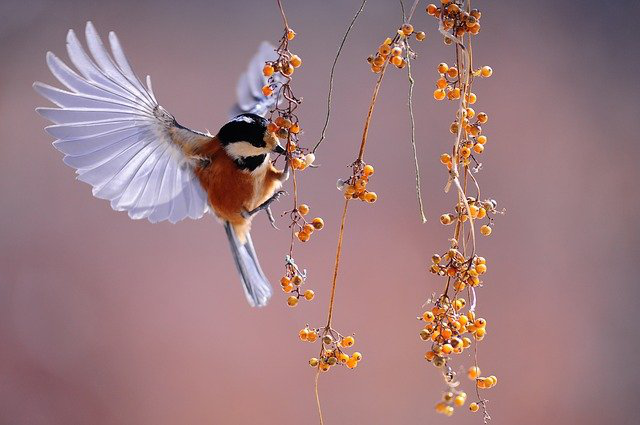
#> input picture Image Processing Programming/image file/bird.png, 640 x 425 px, found by its file name
$ jupyter execute --allow-errors IPP-2022-1-lab-04.ipynb
#> lines starting #> are read from the running program, lines starting #| are printed output that depends on the picture; after the words box and inside, x2 and y2 are one past the last pixel; in counts of white or black regions, pixels touching at a corner belong together
<h1 align='center'> 영상처리 프로그래밍 실습 4</h1>

<h6 align='right'> 2022. 3. 31. </h6>

<div class="alert alert-block alert-info">

- 파일 이름에서 00000000을 자신의 학번으로, name을 자신의 이름으로 수정하세요.

- 다음 줄에 자신의 이름, 학번, 학과(전공)을 적으세요.

* 이름: 김성문  &nbsp;&nbsp;          학번: 20175115   &nbsp;&nbsp;         학과(전공): 빅데이터전공


</div>

- JupyterLab 문서의 최신 버전은 [JupyterLab Documentation](https://jupyterlab.readthedocs.io/en/stable/index.html#/)을  참고하라

- Markdown은 [Markdown Guide](https://www.markdownguide.org/)를 참고하라.
- [Markdown Cheat Sheet](https://www.markdownguide.org/cheat-sheet/)

* 제출 마감: 4월 6일 (수) 오후 6:00까지 최종본을 SmartLEAD제출

[cell 1]
import cv2
import matplotlib.pyplot as plt
import matplotlib.image as mpimg

import numpy as np
print("OpenCV version", cv2.__version__)
print("NumPy version", np.__version__)

## 지난 주 예제 8.

[cell 2]
white = (255, 255, 255)
img = cv2.imread("bird.png")
#> img is the input picture: shape (425, 640, 3); mean B, G, R 128.3, 123.7, 156.4

pt1 = np.array([30, 30])
rect = [300, 200]
img_a = img.copy()
cv2.rectangle(img_a, pt1, rect, white, cv2.LINE_4)
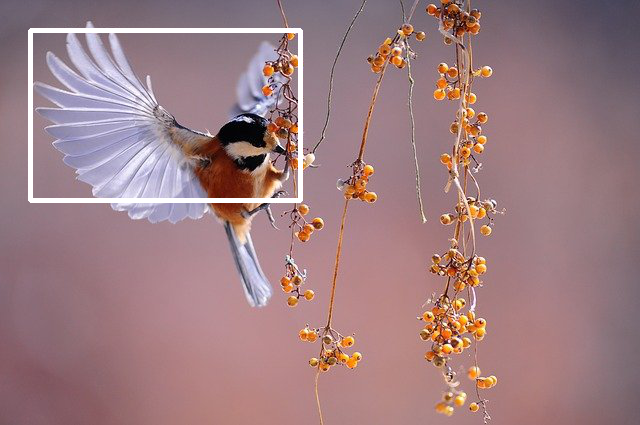
#> img_a: shape (425, 640, 3); 1.61% of pixels changed, all inside (x1, y1, x2, y2) = (28, 28, 303, 203)

cropped_img = img[pt1[0]:pt1[0]+rect[1],pt1[1]:pt1[1]+rect[0],:]
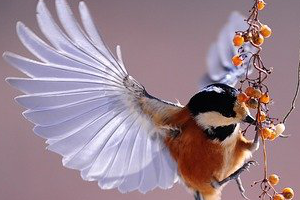
#> cropped_img: shape (200, 300, 3); mean B, G, R 144.7, 133, 155.3
cv2.imshow("Cropped", cropped_img)
cv2.imshow("Image", img_a)

while cv2.waitKey(0) != ord('q'):
#> (key q is pressed here)
    pass

cv2.destroyAllWindows()

## 지난 주 문제 1.

예제 8의 프로그램을 다음과 같이 수정하라.

1. 'Image' 윈도우에서 마우스 왼쪽 버튼을 클릭하면 그 위치가 하얀색 창의 왼쪽 위 꼭지점의 좌표를 지정하게 되고, 흰색 창의 크기가 변하고 흰색 창에 포함된 영상이 'Cropped' 윈도우에 표시된다.

2. 'Image' 윈도우에서 마우스 오른쪽 버튼을 클릭하면 그 위치가 하얀색 창의 오른쪽 아래 꼭지점의 좌표를 지정하게 되고, 흰색 창의 크기가 변하고 흰색 창에 포함된 영상이 'Cropped' 윈도우에 표시된다.

3. 'Cropped' 윈도우에서 왼쪽 마우스 버튼을 클릭하면 사용자에게 저장할 파일 이름을 입력받아서 'Cropped' 윈도우에 표시된 영상 부분을 별도의 파일로 저장한다.

[cell 3]
# [37 lines left out: functions onMouseClick, saveCroppedImage, not called in this run]

white = (255, 255, 255)
img = cv2.imread("bird.png")

UNCLICKED = 0
LUP = 1
RUP = 2
clicked = UNCLICKED    # 아무것도 안 눌린 상태

# 초기위치
pt1 = np.array([img.shape[1]//4, img.shape[0]//4]) # (x, y)
#> pt1 = [160, 106]
pt2 = np.array([-img.shape[1]//4, -img.shape[0]//4])
#> pt2 = [-160, -107]


img_a = img.copy()

#cv2.namedWindow("Image", cv2.WINDOW_GUI_NORMAL)
cv2.namedWindow("Cropped", cv2.WINDOW_GUI_NORMAL)      # NORMAL은 tool bar가 없어짐
cv2.imshow("Image", img_a)

cv2.setMouseCallback("Image", onMouseClick)
cv2.setMouseCallback("Cropped", saveCroppedImage)
while cv2.waitKey(0) != ord('q'):
#> (key q is pressed here)
    pass


cv2.destroyAllWindows()

## NumPy의 다차원 배열의 axis 이해하기

[cell 4]
arr = np.arange(1, 121, 2)
arr.shape

[cell 5]
arr

[cell 6]
arr.shape

- arr을 shape이 (3, 4, 5)인 배열의 view를 arr3라 하고, arr3를 만들어라.

[cell 7]
arr3 = arr.reshape(-1,4,5)    # shape정보만 들어있고 arr의 데이터를 참조
arr3

[cell 8]
arr2 = np.copy(arr)
arr2

[cell 9]
arr[0] = 200
arr3

[cell 10]
arr2   # copy를 이용하여 만들었기 때문에 arr이 변해도 변화 X
arr2 = arr2.reshape(3,4,5)
arr2

- np.sum() 함수를 이용하여 61, 63, 65, 67, 69의 합 325 구하기

[cell 11]
np.sum(arr3, axis = 2) # axis 방향으로 더함

[cell 12]
np.sum(arr3, 2)[1, 2]

- np.sum() 함수를 이용하여 47, 57, 67, 77의 합 248 구하기

[cell 13]
np.sum(arr3, 1)

[cell 14]
np.sum(arr3, 1)[1, 3]

- np.sum() 함수를 이용하여 15, 55, 95의 합 165 구하기

[cell 15]
np.sum(arr3, 0)

[cell 16]
np.sum(arr3, 0)[1, 2]

# NumPy ndarray 객체 구조 이해

### NumPy 데이터 타입 이해
```
getsizeof(...)
    getsizeof(object [, default]) -> int

    Return the size of object in bytes.
```

#> (a cell that did not finish here is left out)

## 예제 1.
sys.getsizeof() 함수를 사용하여 ndarray의 원소의 개수에 따른 객체의 크기 확인하기

[cell 18]
import sys

[cell 19]
def info_array(arr):
    print(arr)
    print("dtype:", arr.dtype)
    print("size:", sys.getsizeof(arr))
    print("id:", id(arr))

#### 1.1 빈 ndarray 객체의 크기는 얼마인가?

[cell 20]
empty_array = np.array([])
info_array(empty_array)

#### 1.2 ndarray의 dtype에 따른 ndarray 객체의 크기 살펴 보기

[cell 21]
# 8bit = 1byte
i32_array = np.arange(4, dtype=np.int16)
info_array(i32_array)  # 기본 104바이트에 8바이트를 더함

[cell 22]
#32-bit integer
i32_array = np.arange(4, dtype= np.int32)
info_array(i32_array)  # 104byte + 16byte = 120byte

[cell 23]
#64-bit integer
i64_array = np.arange(4, dtype=np.int64)
info_array(i64_array)   # 104byte + 32byte = 136byte

[cell 24]
#8-bit unsigned integer
u8_array = np.arange(4, dtype= np.uint8)
info_array(u8_array)    # 104byte + 8byte = 108byte

[cell 25]
#16-bit floating
f16_array = np.arange(4, dtype=np.float16)
info_array(f16_array)

[cell 26]
#32-bit floating
f32_array = np.arange(4, dtype=np.float32)
info_array(f32_array)

[cell 27]
#64-bit floating
f64_array = np.arange(4, dtype=np.float64)
info_array(f64_array)

## 예제 2.
sys.getsizeof() 함수를 사용하여 ndarray의 원소의 개수에 따른 객체의 크기 확인하기cv

## 예제 3.
sys.getsizeof() 함수를 사용하여 ndarray와 view 객체의 크기 확인하기

[cell 28]
x = np.arange(24)
y = x.reshape(2,3,4)
y

[cell 29]
x.size, y.size  # 원소의 개수

[cell 30]
y

[cell 31]
info_array(x)  # 104+96

[cell 32]
info_array(y)  # reshape으로 만들어진 array는 empty array와 같다. 데이터는 참조를 한다

[cell 33]
a1 = np.array([])
a2 = np.array([[]])
a3 = np.array([[[]]])

[cell 34]
a1.shape, a2.shape, a3.shape

[cell 35]
info_array(a1)

[cell 36]
info_array(a2)  # +16byte

[cell 37]
info_array(a3)  # +16byte

[cell 38]
info_array(x[10:15])  # 1차원 빈 array의 size와 같다

[cell 39]
x[10:15]   # 빈 껍데기 객체에 다른 배열의 데이터를 참조

[cell 40]
x1 = x[10:15]
x1

[cell 41]
x1[0] += 100
x1

[cell 42]
x    # 참조되던 데이터가 변함

### NumPy view를 이용한 image cropping

[cell 43]
img = plt.imread('bird.png')
#> img: shape (425, 640, 4) float32
plt.imshow(img)

[cell 44]
img_cropped = img[100:200,100:200,::]
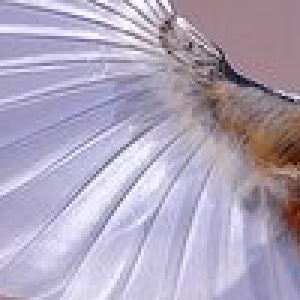
#> img_cropped: shape (100, 100, 4) float32 (shown 3 times larger); mean R, G, B, A 0.687, 0.648, 0.735, 1
plt.imshow(img_cropped)

[cell 45]
sys.getsizeof(img), sys.getsizeof(img_cropped)  # 빈 껍데기이기 때문에 size가 작음. 메모리 효율 up
#> Out = (4352144, 144)

[cell 46]
img.shape
#> Out = (425, 640, 4)

[cell 47]
sys.getsizeof(img)
#> Out = 4352144

[cell 48]
sys.getsizeof(cropped_img)
#> Out = 144

[cell 49]
sys.getsizeof(np.array([])), sys.getsizeof(np.array([[]])), sys.getsizeof(np.array([[[]]]))

[cell 50]
img1 = img[100:200,100:200,:]
print(id(img1))
#| 139748705800464
img2 = img[200:300,200:300,:]
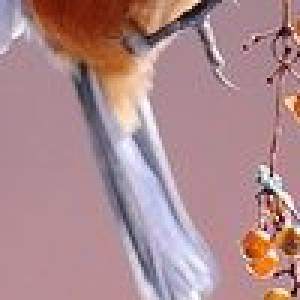
#> img2: shape (100, 100, 4) float32 (shown 3 times larger); mean R, G, B, A 0.679, 0.541, 0.557, 1
print(id(img2))
#| 139748705800848

[cell 51]
x = np.arange(4, dtype=np.int32)
x

[cell 52]
y = x.view(dtype=np.uint8)
y   # 4개로 분해가 됨. indian마다 다르게 나옴

[cell 53]
sys.getsizeof(x), sys.getsizeof(y)

[cell 54]
x = np.arange(8, dtype=np.int32)
y = x.view(dtype=np.uint8)
y

[cell 55]
sys.getsizeof(x), sys.getsizeof(y)

[cell 56]
empty_arr = np.array([], dtype=np.int32)
sys.getsizeof(empty_arr)

## NumPy 브로드캐스팅 연습

[cell 57]
a = np.arange(1, 7).reshape(2,3)
a

####  배열 a와 연산 가능한 배열의 shape을 모두 적어라

[cell 58]
b = np.arange(11, 17).reshape(2,3)
b
a+b

[cell 59]
# scalar
a + 3

[cell 60]
# (1,1)
b = np.array([[10]])
b.shape
a + b

[cell 61]
# (1, 3) 배열
b = np.array([[1,3,5]])
b.shape

[cell 62]
a + b

[cell 63]
b = np.array([[1], [3]])
b.shape

[cell 64]
a + b

[cell 65]
a = np.arange(24).reshape(2,3,4)
a

[cell 66]
a = np.arange(5).reshape(1,5)
a

[cell 67]
a + np.array([[3]])

[cell 68]
a

[cell 69]
b = np.array([[3], [4], [5]])
b

[cell 70]
#(3,1)
a + b

## 문제 1.
다음 조건을 모두 만족하는 프로그램을 작성하라.

1. 'bird.png' 파일을 읽고, cv2.imshow 함수를 이용하여 "Image" title을 가진 윈도우에 영상을 표시한다.
2. cv2.namedWindow("Cropped", 0) 으로 윈도우를 만든다.
3. "Image" 윈도우 위에 마우스 왼쪽 버튼을 누른 상태로 마우스를 움직이면 처음 마우스를 누른 위치가 사각형의 꼭지점이고 현재 마우스의 위치가 대각선 꼭지점인 사각형이 나타난다. 마우스를 움직이면 사각형의 크기가 계속 변한다.
4. 마우스의 왼쪽 버튼을 놓으면(release) 현재 사각형 내부의 영상이 "Cropped" 윈도우에 나타난다.
5. 새 위치에 마우스 왼쪽 버튼을 누르면 3 번 동작이 반복된다.
6. 'q'를 누르면 모든 윈도우가 닫히고 프로그램이 종료된다.

[cell 71]
import cv2
import matplotlib.pyplot as plt
import matplotlib.image as mpimg

import numpy as np
print("OpenCV version", cv2.__version__)
print("NumPy version", np.__version__)

[cell 72]
# [27 lines left out: functions onMouseDrag, saveCroppedImage, not called in this run]


white = (255, 255, 255)
img = cv2.imread("bird.png")

UNCLICKED = 0
CLICKED = 1
clicked = UNCLICKED    # 아무것도 안 눌린 상태

img_a = img.copy()

cv2.namedWindow("Cropped", 0)
cv2.imshow("Image", img_a)

cv2.setMouseCallback("Image", onMouseDrag)
cv2.setMouseCallback("Cropped", saveCroppedImage)
while cv2.waitKey(0) != ord('q'):
#> (key q is pressed here)

$ run again, with Image Processing Programming/image file/cut.png copied over Image Processing Programming/image file/bird.png
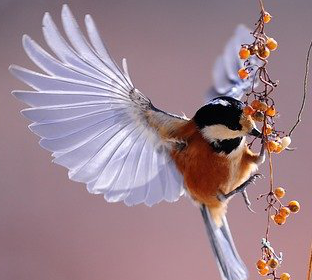
#> input picture Image Processing Programming/image file/cut.png, 312 x 280 px, found by its file name
#> img is the input picture: shape (280, 312, 3); mean B, G, R 142.2, 131.5, 156.8
#> img_a: shape (280, 312, 3); 5.02% of pixels changed, all inside (x1, y1, x2, y2) = (28, 28, 303, 203)
#> `img_cropped = img[100:200,100:200,::]`:
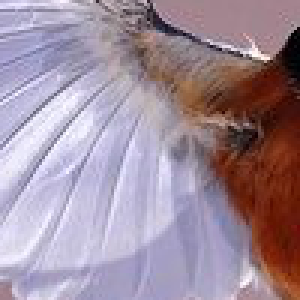
#> img_cropped: shape (100, 100, 3) float32 (shown 3 times larger); mean R, G, B 0.628, 0.555, 0.613
#> `sys.getsizeof(img), sys.getsizeof(img_cropped)`: Out = (1048464, 144)
#> `sys.getsizeof(img)`: Out = 1048464
#> `sys.getsizeof(cropped_img)`: Out = 144
#| 139748706177872
#> `img2 = img[200:300,200:300,:]`:
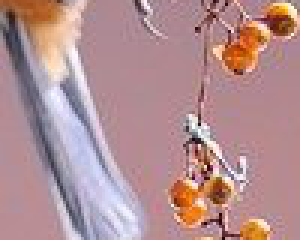
#> img2: shape (80, 100, 3) float32 (shown 3 times larger); mean R, G, B 0.701, 0.561, 0.573
#| 139748706178256

$ run again, with Image Processing Programming/image file/flower512.png copied over Image Processing Programming/image file/bird.png
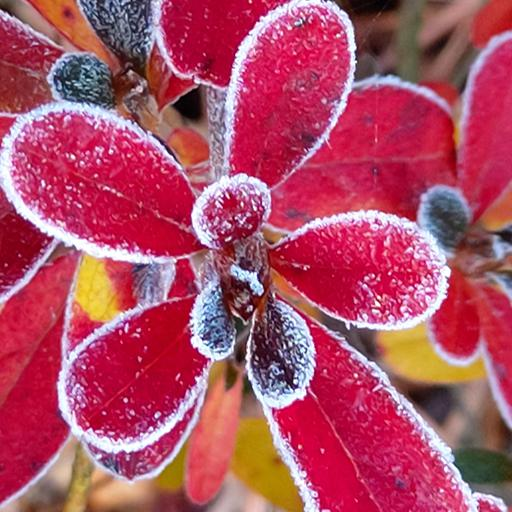
#> input picture Image Processing Programming/image file/flower512.png, 512 x 512 px, found by its file name
#> img is the input picture: shape (512, 512, 3); mean B, G, R 100.9, 76.4, 174.8
#> img_a: shape (512, 512, 3); 1.67% of pixels changed, all inside (x1, y1, x2, y2) = (28, 28, 303, 203)
#> `img_cropped = img[100:200,100:200,::]`:
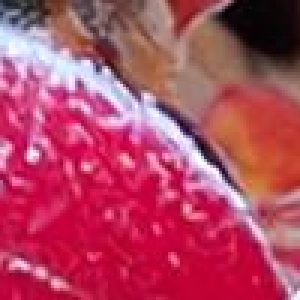
#> img_cropped: shape (100, 100, 3) float32 (shown 3 times larger); mean R, G, B 0.697, 0.273, 0.384
#> `sys.getsizeof(img), sys.getsizeof(img_cropped)`: Out = (3145872, 144)
#> `sys.getsizeof(img)`: Out = 3145872
#> `sys.getsizeof(cropped_img)`: Out = 144
#| 139748704441840
#> `img2 = img[200:300,200:300,:]`:
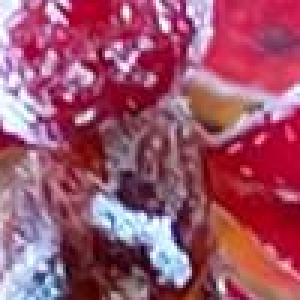
#> img2: shape (100, 100, 3) float32 (shown 3 times larger); mean R, G, B 0.622, 0.326, 0.424
#| 139748704442224

$ run again, with Image Processing Programming/image file/pepper.png copied over Image Processing Programming/image file/bird.png
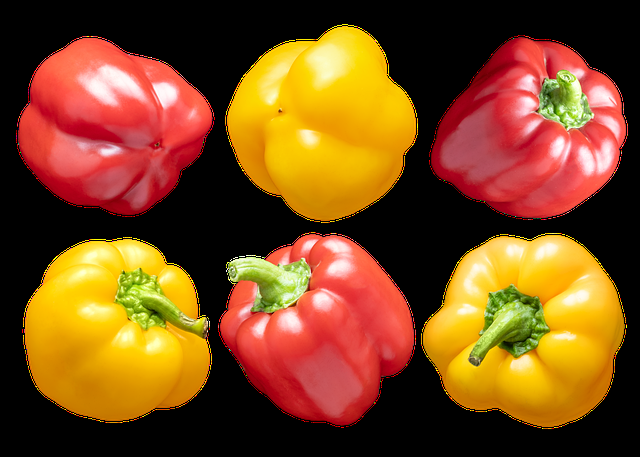
#> input picture Image Processing Programming/image file/pepper.png, 640 x 457 px, found by its file name
#> img is the input picture: shape (457, 640, 3); mean B, G, R 28, 74.1, 124
#> img_a: shape (457, 640, 3); 1.5% of pixels changed, all inside (x1, y1, x2, y2) = (28, 28, 303, 203)
#> img: shape (457, 640, 4) float32
#> `img_cropped = img[100:200,100:200,::]`:
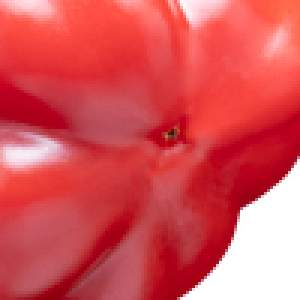
#> img_cropped: shape (100, 100, 4) float32 (shown 3 times larger); mean R, G, B, A 0.757, 0.227, 0.25, 0.904; transparent parts drawn white
#> `sys.getsizeof(img), sys.getsizeof(img_cropped)`: Out = (4679824, 144)
#> `sys.getsizeof(img)`: Out = 4679824
#> `sys.getsizeof(cropped_img)`: Out = 144
#| 139748698002544
#> `img2 = img[200:300,200:300,:]`:
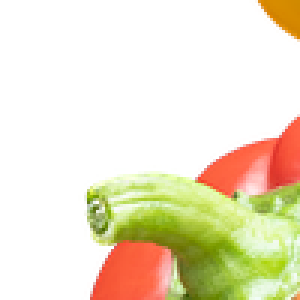
#> img2: shape (100, 100, 4) float32 (shown 3 times larger); mean R, G, B, A 0.278, 0.236, 0.131, 0.327; transparent parts drawn white
#| 139748698002928
